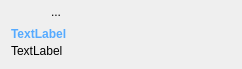
<?xml version="1.0" encoding="UTF-8"?>
<ui version="4.0">
 <class>WSearchResultItem</class>
 <widget class="QWidget" name="WSearchResultItem">
  <property name="geometry">
   <rect>
    <x>0</x>
    <y>0</y>
    <width>242</width>
    <height>69</height>
   </rect>
  </property>
  <property name="cursor">
   <cursorShape>PointingHandCursor</cursorShape>
  </property>
  <property name="windowTitle">
   <string>Form</string>
  </property>
  <layout class="QGridLayout" name="gridLayout">
   <property name="topMargin">
    <number>0</number>
   </property>
   <property name="horizontalSpacing">
    <number>0</number>
   </property>
   <property name="verticalSpacing">
    <number>3</number>
   </property>
   <item row="0" column="0">
    <layout class="QGridLayout" name="gridLayout_2">
     <property name="sizeConstraint">
      <enum>QLayout::SetMinimumSize</enum>
     </property>
     <property name="horizontalSpacing">
      <number>9</number>
     </property>
     <item row="0" column="0">
      <widget class="QToolButton" name="btnEdit">
       <property name="minimumSize">
        <size>
         <width>24</width>
         <height>24</height>
        </size>
       </property>
       <property name="maximumSize">
        <size>
         <width>24</width>
         <height>24</height>
        </size>
       </property>
       <property name="text">
        <string/>
       </property>
       <property name="icon">
        <iconset>
         <normaloff>:/pics/pics/edit.png</normaloff>:/pics/pics/edit.png</iconset>
       </property>
       <property name="iconSize">
        <size>
         <width>20</width>
         <height>20</height>
        </size>
       </property>
       <property name="autoRaise">
        <bool>true</bool>
       </property>
      </widget>
     </item>
     <item row="0" column="1">
      <widget class="QToolButton" name="btnRemove">
       <property name="minimumSize">
        <size>
         <width>24</width>
         <height>24</height>
        </size>
       </property>
       <property name="maximumSize">
        <size>
         <width>24</width>
         <height>24</height>
        </size>
       </property>
       <property name="text">
        <string>...</string>
       </property>
       <property name="icon">
        <iconset>
         <normaloff>:/pics/pics/remove.png</normaloff>:/pics/pics/remove.png</iconset>
       </property>
       <property name="iconSize">
        <size>
         <width>20</width>
         <height>20</height>
        </size>
       </property>
       <property name="autoRaise">
        <bool>true</bool>
       </property>
      </widget>
     </item>
    </layout>
   </item>
   <item row="0" column="1">
    <spacer name="horizontalSpacer">
     <property name="orientation">
      <enum>Qt::Horizontal</enum>
     </property>
     <property name="sizeHint" stdset="0">
      <size>
       <width>162</width>
       <height>20</height>
      </size>
     </property>
    </spacer>
   </item>
   <item row="1" column="0" colspan="2">
    <widget class="QLabel" name="lblTitle">
     <property name="sizePolicy">
      <sizepolicy hsizetype="MinimumExpanding" vsizetype="Preferred">
       <horstretch>0</horstretch>
       <verstretch>0</verstretch>
      </sizepolicy>
     </property>
     <property name="palette">
      <palette>
       <active>
        <colorrole role="WindowText">
         <brush brushstyle="SolidPattern">
          <color alpha="255">
           <red>85</red>
           <green>170</green>
           <blue>255</blue>
          </color>
         </brush>
        </colorrole>
       </active>
       <inactive>
        <colorrole role="WindowText">
         <brush brushstyle="SolidPattern">
          <color alpha="255">
           <red>85</red>
           <green>170</green>
           <blue>255</blue>
          </color>
         </brush>
        </colorrole>
       </inactive>
       <disabled>
        <colorrole role="WindowText">
         <brush brushstyle="SolidPattern">
          <color alpha="255">
           <red>127</red>
           <green>127</green>
           <blue>127</blue>
          </color>
         </brush>
        </colorrole>
       </disabled>
      </palette>
     </property>
     <property name="font">
      <font>
       <pointsize>9</pointsize>
       <weight>75</weight>
       <bold>true</bold>
      </font>
     </property>
     <property name="text">
      <string>TextLabel</string>
     </property>
     <property name="wordWrap">
      <bool>false</bool>
     </property>
    </widget>
   </item>
   <item row="2" column="0" colspan="2">
    <widget class="QLabel" name="lblNotes">
     <property name="font">
      <font>
       <pointsize>9</pointsize>
      </font>
     </property>
     <property name="text">
      <string>TextLabel</string>
     </property>
     <property name="wordWrap">
      <bool>true</bool>
     </property>
    </widget>
   </item>
  </layout>
 </widget>
 <resources/>
 <connections/>
</ui>
